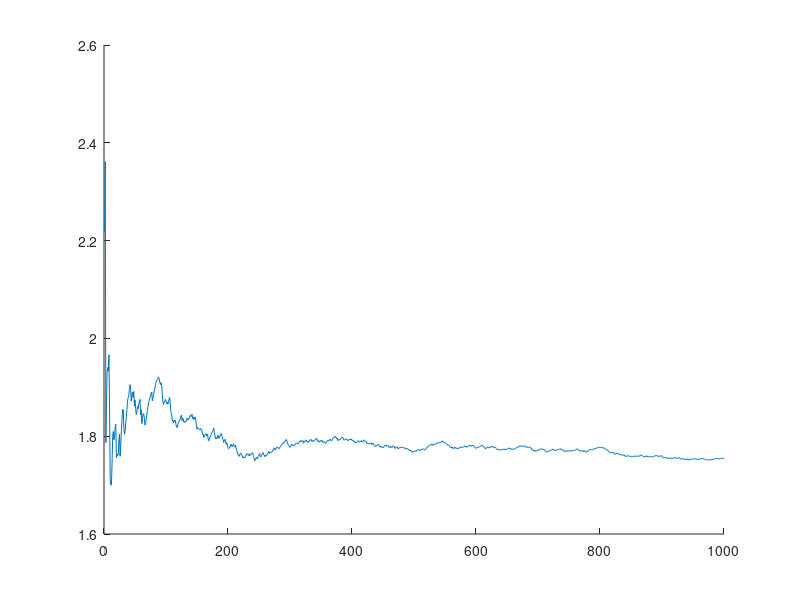

Write the MATLAB code that produced this figure. (Note: this script raises an error after producing the figure.)
% Exercise - Monte Carlo integration of a Gaussian function

%% 1. Aim of the exercise
% This exercise introduces Monte Carlo integration by estimating the area
% under a Gaussian curve using randomly sampled points. The goal is to 
% illustrate probabilistic approximation of definite integrals.

%% 2. Theory
% Refer to the accompanying PDF for theoretical background.

%% 3. Define the number of samples

% 3.1. Clear workspace and memory
clear;

% 3.2. Number of random samples to estimate the integral
N_samples = 1000; 

%% 4. Monte Carlo integration: Estimating the integral via sampling

% 4.1. Generate random samples from a standard normal distribution
standard_normal_samples = random('Normal',0,1,[N_samples 1]);

% 4.2. Evaluate the unnormalized Gaussian function at each sample
unnormalized_gaussian = exp(-0.5*standard_normal_samples.^2);

% 4.3. MC estimate of the integral 
integral_estimate = sqrt(2*pi)*mean(unnormalized_gaussian);

%% 5. Set the true value of the integral of the identity function

% Set the true value of the integral
integral_true_value = sqrt(pi); 

%% 6. Monte Carlo estimation error: Mean Squared Error (MSE)

% Compute the squared error of the Monte Carlo estimate
MSE = (integral_estimate-integral_true_value)^2;

%% 7. Convergence behavior of the MC integral estimate

% 7.1. Track how the estimate evolves with more samples
convergence_integral_estimate = ...
    cumsum(sqrt(2*pi).*unnormalized_gaussian)./(1:N_samples)';

% 7.2. Track how the mean squared error (MSE) evolves with more samples
% convergence_MSE = ...
%    cumsum((sqrt(2*pi).*unnormalized_gaussian- ...
%    integral_true_value).^2)./(1:N_samples)';
convergence_MSE = ...
    (convergence_integral_estimate-integral_true_value).^2;

%% 8. Convergence behavior of the Monte Carlo integral estimate

% 8.1. Theoretical benchmark
theoretical_error_decay = 1./sqrt(1:N_samples);

%% 9. Visualize convergence of the MC estimate and its error

% 9.1. Plot how the Monte Carlo estimate converges to the true value
figure
hold on
plot(1:N_samples,convergence_integral_estimate, ...
    'DisplayName','MC integral estimate');
yline(integral_true_value, ...
    'DisplayName','True integral value');
title('Fig. 1. Convergence of Monte Carlo estimate');
xlabel('Number of samples (draws)');
ylabel('Integral estimate');
legend('show');
hold off

% 9.2. Plot how the MSE decreases with more samples (log-log scale)
figure
hold on
loglog(1:N_samples,convergence_MSE, ...
    'DisplayName','MSE of MC estimate');
loglog(1:N_samples,theoretical_error_decay.^2, ...
    'DisplayName','Theoretical MSE decay');
title('Fig. 2. Log-log convergence of MC estimation error');
xlabel('Number of samples (log scale)');
ylabel('Mean Squared Error (log scale)');
legend('show');
hold off
